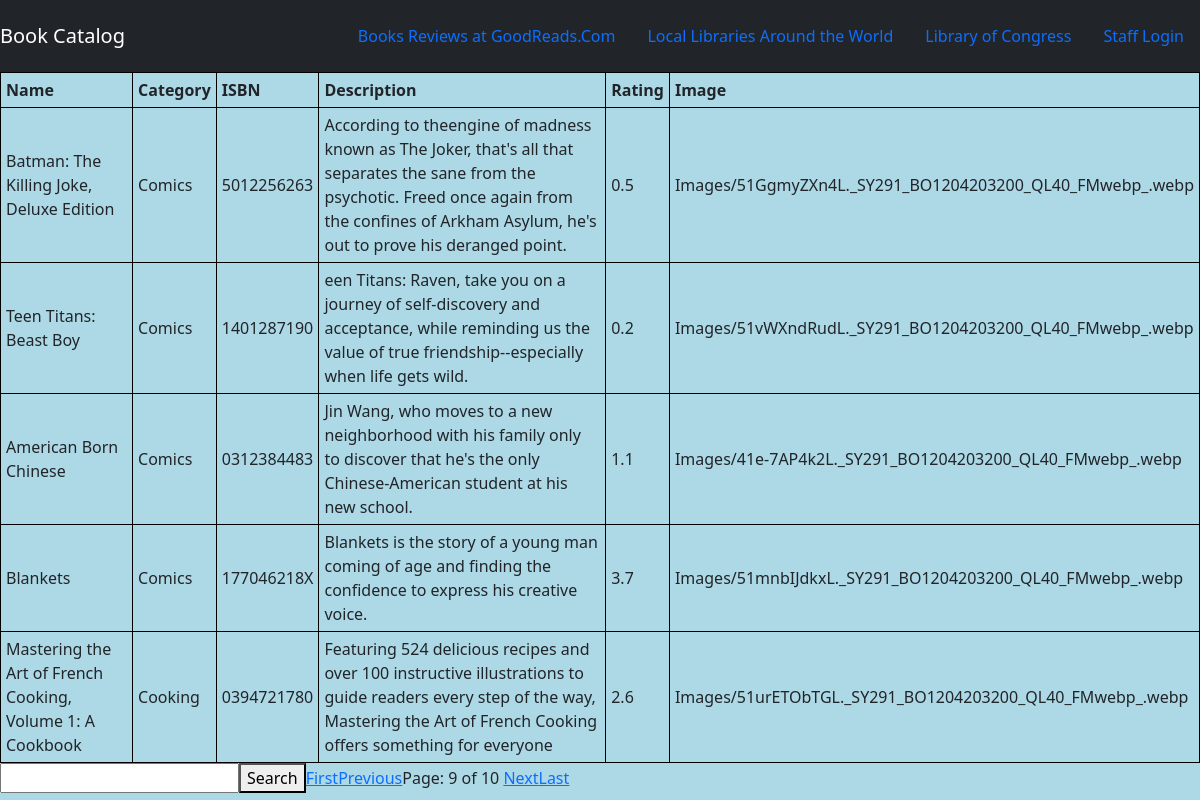
/booklist/?page=9, run on the app's committed database.
### CS3620_BookApp/models.py (models this page shows, shortened)
class BookData(models.Model):
    Book_Name = models.CharField(max_length=200)
    Book_Category = models.CharField(max_length=200)
    Book_ISBN = models.CharField(max_length=100)
    Book_Description = models.CharField(max_length=200)
    Book_Rating = models.FloatField()
    Book_Image = models.ImageField(upload_to='Images')

### CS3620_BookApp/views.py (the view)
# urls.py: path('booklist/', views.booklist, name="booklist"),
def booklist(request):
    book_object = BookData.objects.all()
    Book_Category = request.GET.get('Book_Category')
    if Book_Category != '' and Book_Category is not None:
        book_object = book_object.filter(name__icontains=Book_Category)
    paginator = Paginator(book_object, 5)
    page = request.GET.get('page')
    book_object = paginator.get_page(page)
    return render(request, 'CS3620_BookApp/BookList.html', {'book_object': book_object})

### CS3620_BookApp/Templates/CS3620_BookApp/BookList.html (shortened to what this page needs)
{% extends 'CS3620_BookApp/Base.html' %}
{% block body %}
<table border = "1">
        <tr border = "1">
            <th>Name</th>
            <th>Category</th>
            <th>ISBN</th>
            <th>Description</th>
            <th>Rating</th>
            <th>Image</th>
    </tr>
{% for book_item in book_object %}
    <tr>
        <td>{{book_item.Book_Name}}</td>
        <td>{{book_item.Book_Category}}</td>
        <td>{{book_item.Book_ISBN}}</td>
        <td>{{book_item.Book_Description}}</td>
        <td>{{book_item.Book_Rating}}</td>
        <td>{{book_item.Book_Image}}</td>
    </tr>
{% endfor %}
</table>
<table>
    <form action="" method="GET">
    <input type="search" name="Book_Category">
    <button type="submit">Search</button>
</form>
<tr>
{% if book_object.has_previous %}
<a href="?page=1">First</a>
<a href="?page={{ book_object.previous_page_number}}">Previous</a>
{% endif %}
{% if book_object.has_next %}
    <a href="?page={{ book_object.next_page_number}}">Next</a>
    <a href="?page={{ book_object.paginator.num_pages}}">Last</a>
{% endif %}
</table>
{% endblock %}

### CS3620_BookApp/Static/CS3620_BookApp/Style.css (style rules this page uses)
body { background-color : lightblue; }
table, th, td, tr { border: 1px solid black; padding-top: 5px; padding-right: 5px; padding-bottom: 5px; padding-left: 5px; }

### data on the page
BookData: Book_Name "Batman: The Killing Joke, Deluxe Edition", Book_Category "Comics", Book_ISBN "5012256263", Book_Description "According to theengine of madness known as The Joker, that's all that separates the sane from the psychotic. Freed once again from the confines of Arkham Asylum, he's out to prove his deranged point.", Book_Rating "0.5", Book_Image "Images/51GgmyZXn4L._SY291_BO1204203200_QL40_FMwebp_.webp"
BookData: Book_Name "Teen Titans: Beast Boy", Book_Category "Comics", Book_ISBN "1401287190", Book_Description "een Titans: Raven, take you on a journey of self-discovery and acceptance, while reminding us the value of true friendship--especially when life gets wild.", Book_Rating "0.2", Book_Image "Images/51vWXndRudL._SY291_BO1204203200_QL40_FMwebp_.webp"
BookData: Book_Name "American Born Chinese", Book_Category "Comics", Book_ISBN "0312384483", Book_Description "Jin Wang, who moves to a new neighborhood with his family only to discover that he's the only Chinese-American student at his new school.", Book_Rating "1.1", Book_Image "Images/41e-7AP4k2L._SY291_BO1204203200_QL40_FMwebp_.webp"
BookData: Book_Name "Blankets", Book_Category "Comics", Book_ISBN "177046218X", Book_Description "Blankets is the story of a young man coming of age and finding the confidence to express his creative voice.", Book_Rating "3.7", Book_Image "Images/51mnbIJdkxL._SY291_BO1204203200_QL40_FMwebp_.webp"
BookData: Book_Name "Mastering the Art of French Cooking, Volume 1: A Cookbook", Book_Category "Cooking", Book_ISBN "0394721780", Book_Description "Featuring 524 delicious recipes and over 100 instructive illustrations to guide readers every step of the way, Mastering the Art of French Cooking offers something for everyone", Book_Rating "2.6", Book_Image "Images/51urETObTGL._SY291_BO1204203200_QL40_FMwebp_.webp"
